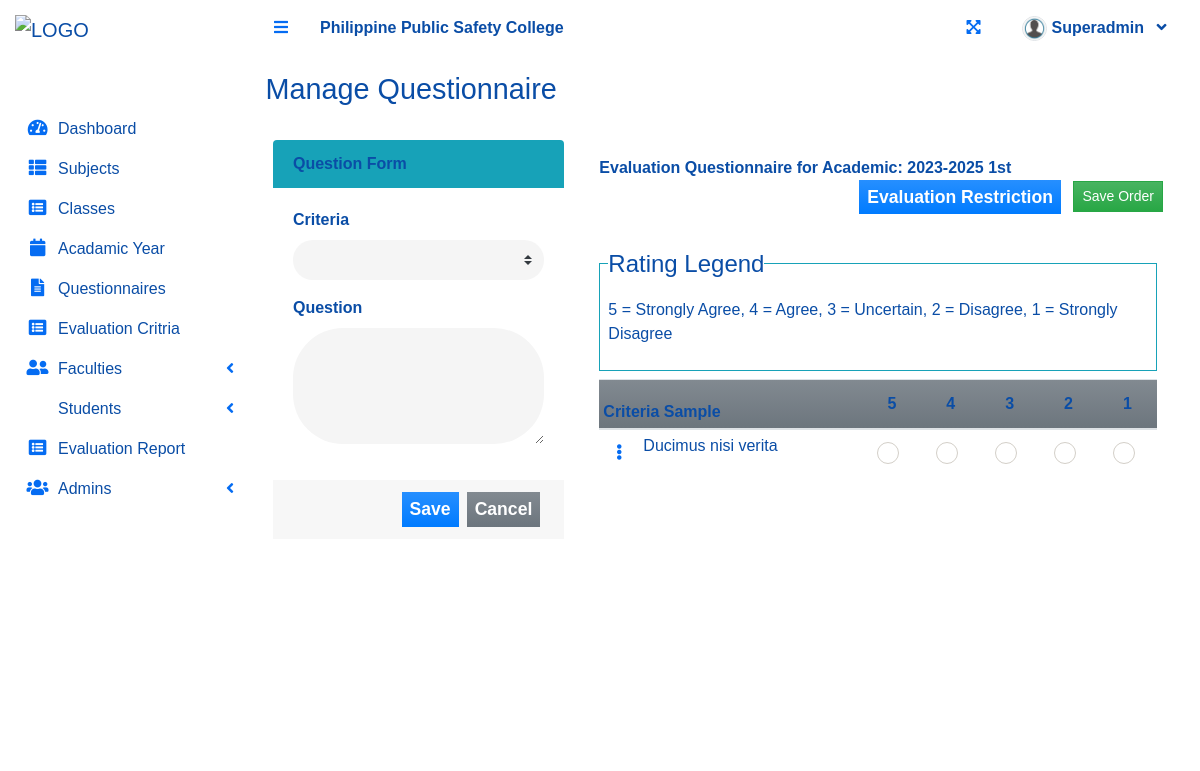
The app's page /index.php?page=manage_questionnaire&id=6 (signed in) with its own data.
### tables this page shows
CREATE TABLE `criteria_list` (
  `id` int(30) NOT NULL,
  `criteria` text NOT NULL,
  `order_by` int(30) NOT NULL
);

CREATE TABLE `question_list` (
  `id` int(30) NOT NULL,
  `academic_id` int(30) NOT NULL,
  `question` text NOT NULL,
  `order_by` int(30) NOT NULL,
  `criteria_id` int(30) NOT NULL
);

### admin/manage_questionnaire.php (the view, shortened to what this page needs)
<?php
include 'db_connect.php';
function ordinal_suffix($num){
    $num = $num % 100;
    if($num < 11 || $num > 13){
         switch($num % 10){
            case 1: return $num.'st';
        }
    }
    return $num.'th';
}
?>
<div class="container-fluid">
	<div class="row">
		<div class="col-md-4">
			<div class="card card-info card-primary">
				<div class="card-header">
					<b>Question Form</b>
				</div>
				<div class="card-body">
					<form action="" id="manage-question">
						<div class="form-group">
							<label for="">Criteria</label>
							<select name="criteria_id" id="criteria_id" class="custom-select custom-select-sm select2">
								<option value=""></option>
							<?php
								$criteria = $conn->query("SELECT * FROM criteria_list order by abs(order_by) asc ");
								while($row = $criteria->fetch_assoc()):
							?>
							<option value="<?php echo $row['id'] ?>"><?php echo $row['criteria'] ?></option>
							<?php endwhile; ?>
							</select>
						</div>
						<div class="form-group">
							<label for="">Question</label>
							<textarea name="question" id="question" cols="30" rows="4" class="form-control" required=""><?php echo isset($question) ? $question : '' ?></textarea>
						</div>
					</form>
				</div>
				<div class="card-footer">
					<div class="d-flex justify-content-end w-100">
						<button class="btn btn-sm btn-primary btn-flat bg-gradient-primary mx-1" form="manage-question">Save</button>
						<button class="btn btn-sm btn-flat btn-secondary bg-gradient-secondary mx-1" form="manage-question" type="reset">Cancel</button>
					</div>
				</div>
			</div>
		</div>
		<div class="col-md-8">
			<div class="card card-outline card-info">
				<div class="card-header">
					<b>Evaluation Questionnaire for Academic: <?php echo $year.' '.(ordinal_suffix($semester)) ?> </b>
					<div class="card-tools">
						<button class="btn btn-sm btn-flat btn-primary bg-gradient-primary mx-1" id="eval_restrict" type="button">Evaluation Restriction</button>
						<button class="btn btn-sm btn-flat btn-success bg-gradient-success mx-1" form="order-question">Save Order</button>
					</div>
				</div>
				<div class="card-body">
					<fieldset class="border border-info p-2 w-100">
					   <legend  class="w-auto">Rating Legend</legend>
					   <p>5 = Strongly Agree, 4 = Agree, 3 = Uncertain, 2 = Disagree, 1 = Strongly Disagree</p>
					</fieldset>
					<form id="order-question">
					<?php
						$criteria = $conn->query("SELECT * FROM criteria_list order by abs(order_by) asc ");
						while($crow = $criteria->fetch_assoc()):
					?>
					<table class="table table-condensed">
						<thead>
							<tr class="bg-gradient-secondary">
								<th colspan="2" class=" p-1"><b><?php echo $crow['criteria'] ?></b></th>
								<th class="text-center">5</th>
								<th class="text-center">4</th>
								<th class="text-center">3</th>
								<th class="text-center">2</th>
								<th class="text-center">1</th>
							</tr>
						</thead>
						<tbody class="tr-sortable">
							<?php
							$questions = $conn->query("SELECT * FROM question_list where criteria_id = {$crow['id']} and academic_id = $id order by abs(order_by) asc ");
							while($row=$questions->fetch_assoc()):
							?>
							<tr class="bg-white">
								<td class="p-1 text-center" width="5px">
									<span class="btn-group dropright">
									  <span type="button" class="btn" data-toggle="dropdown" aria-haspopup="true" aria-expanded="false">
									   <i class="fa fa-ellipsis-v"></i>
									  </span>
									</span>
								</td>
								<td class="p-1" width="40%">
									<?php echo $row['question'] ?>
								</td>
								<?php for($c=0;$c<5;$c++): ?>
								<td class="text-center">
									<div class="icheck-success d-inline">
				                        <label for="qradio">
				                        </label>
			                      </div>
								</td>
								<?php endfor; ?>
							</tr>
							<?php endwhile; ?>
						</tbody>
					</table>
					<?php endwhile; ?>
					</form>
				</div>
			</div>
		</div>
	</div>
</div>

### header.php (style rules this page uses)
* { font-family: 'Montserrat', sans-serif; }
* { color: #0a4da6; }
i { color: #056cf2; }
.btn-primary { background-color: #0a4da6; border:none; border-radius:50px; font-weight: 700; font-size: 110%; }
.btn-secondary { background-color: #056cf2; border:none; border-radius:50px; font-weight: 700; font-size: 110%; }
.card { padding-top: 1%; border:none; box-shadow:none; }
.card-header { border:none; }
.custom-select { border:none; box-shadow:none; }
.card-info.card-outline, .callout.callout-info { border:none; box-shadow:none; }
.form-control { border:none; border-radius:50px; height: 5vh; padding: 10px; padding-left: 20px; background-color: whitesmoke; }
.custom-select { border-radius:50px; height: 5vh; font-weight: 700; font-size: 110%; padding: 10px; padding-left: 20px; background-color: whitesmoke; }

### records on screen
criteria_list: criteria "Criteria Sample"
question_list: question "Ducimus nisi verita"

### other values on screen
$_SESSION['login_firstname'] "Superadmin"
$title "Manage Questionnaire"
$year "2023-2025"
ordinal_suffix($semester) "1st"
